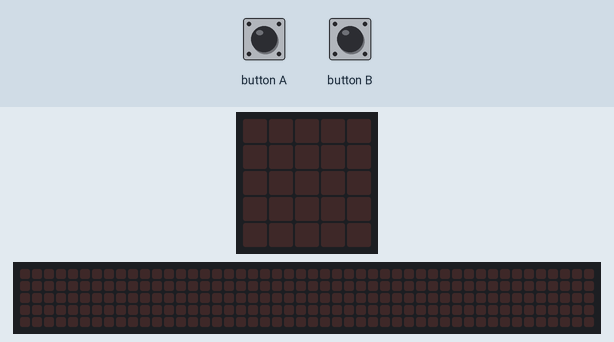
Bench run of a program on a simulated BBC micro:bit (MakeCode). Shown: the board's 5×5 LED display, a strip that is not on the board, showing the scrolling text unrolled. Inputs (shaded band) come from the test bench. The 48×5 strip is a reading aid, not a part: it shows the text the display is scrolling, unrolled, one strip-width of it at a time.

Above: at 1.2 s.
1.3 s: button A pressed for 0.15 s
At 2.0 s:
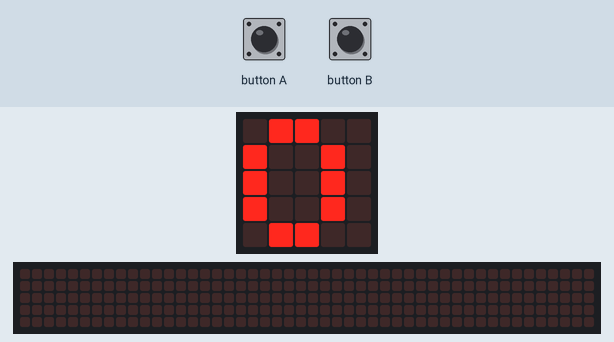
4.4 s: button B pressed for 0.15 s
10.4 s: button B pressed for 0.15 s
At 11.07 s:
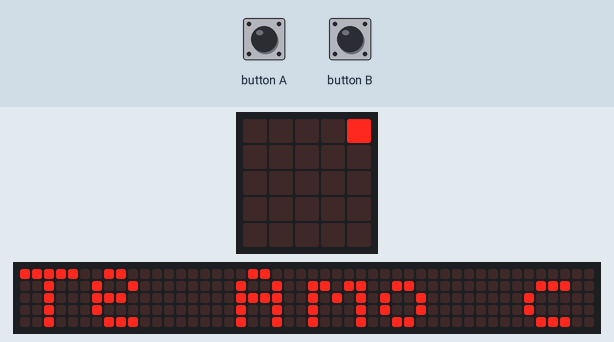
16.4 s: button B pressed 5 times (0.12 s each, 0.3 s apart)
At 17.52 s:
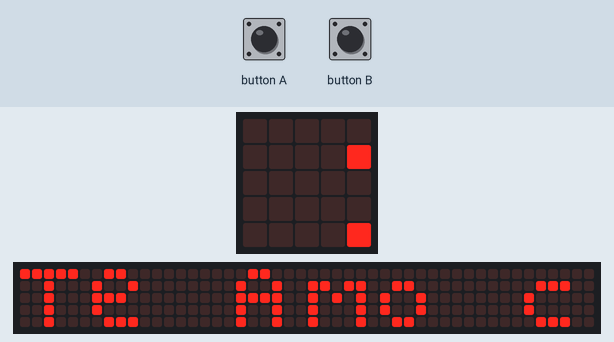
19.4 s: button B pressed for 0.15 s
At 19.62 s:
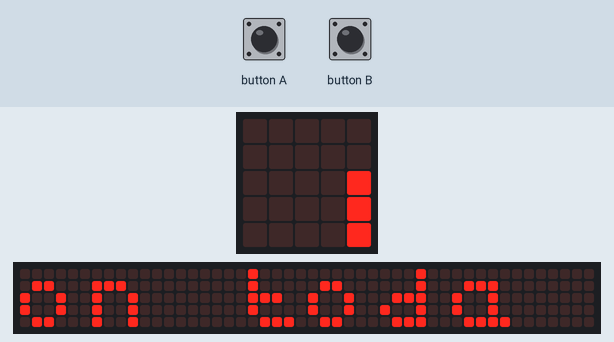

The program:

main.ts
```typescript
input.onGesture(Gesture.LogoUp, function () {

})
input.onGesture(Gesture.ScreenDown, function () {

})
input.onButtonPressed(Button.A, function () {
    basic.showNumber(0)
    basic.showNumber(1)
    basic.showNumber(2)
    basic.showNumber(3)
    basic.showLeds(`
        . # . . .
        . . . . .
        . . . . .
        . . . . .
        . . . . .
        `)
    basic.showLeds(`
        . # . # .
        . . . . .
        . . . . .
        . . . . .
        . . . . .
        `)
    basic.showLeds(`
        . # . # .
        # . . . .
        . . . . .
        . . . . .
        . . . . .
        `)
    basic.showLeds(`
        . # . # .
        # # . . .
        . . . . .
        . . . . .
        . . . . .
        `)
    basic.showLeds(`
        . # . # .
        # # # . .
        . . . . .
        . . . . .
        . . . . .
        `)
    basic.showLeds(`
        . # . # .
        # # # # .
        . . . . .
        . . . . .
        . . . . .
        `)
    basic.showLeds(`
        . # . # .
        # # # # #
        . . . . .
        . . . . .
        . . . . .
        `)
    basic.showLeds(`
        . # . # .
        # # # # #
        # . . . .
        . . . . .
        . . . . .
        `)
    basic.showLeds(`
        . # . # .
        # # # # #
        # # . . .
        . . . . .
        . . . . .
        `)
    basic.showLeds(`
        . # . # .
        # # # # #
        # # # . .
        . . . . .
        . . . . .
        `)
    basic.showLeds(`
        . # . # .
        # # # # #
        # # # # .
        . . . . .
        . . . . .
        `)
    basic.showLeds(`
        . # . # .
        # # # # #
        # # # # #
        . . . . .
        . . . . .
        `)
    basic.showLeds(`
        . # . # .
        # # # # #
        # # # # #
        . # . . .
        . . . . .
        `)
    basic.showLeds(`
        . # . # .
        # # # # #
        # # # # #
        . # # . .
        . . . . .
        `)
    basic.showLeds(`
        . # . # .
        # # # # #
        # # # # #
        . # # # .
        . . . . .
        `)
    basic.showLeds(`
        . # . # .
        # # # # #
        # # # # #
        . # # # .
        . . # . .
        `)
    basic.showString("Te Amo con toda mi vida Carla")
    basic.showLeds(`
        . # . # .
        # # # # #
        # # # # #
        . # # # .
        . . # . .
        `)
})
input.onGesture(Gesture.ScreenUp, function () {

})
input.onGesture(Gesture.TiltRight, function () {

})
input.onGesture(Gesture.TiltLeft, function () {

})
input.onButtonPressed(Button.B, function () {
    basic.clearScreen()
})
input.onGesture(Gesture.LogoDown, function () {

})
```

test.ts
```typescript
// aquí va el archivo "tests"; esto no se compilará cuando este paquete se utilice como una extensión.
```

Measured:
- after the input at 1.3 s, the display: changes after 0.15 s (image 1)
- after the input at 10.4 s, the display: first differs from a run without the input after 0.15 s (image 2 shows a later state)
- after the input at 19.4 s, the display: first differs from a run without the input after 0.15 s (image 4)
- what the display in image 1 shows lasts 0.7 s, from 1.5 s to 2.2 s
